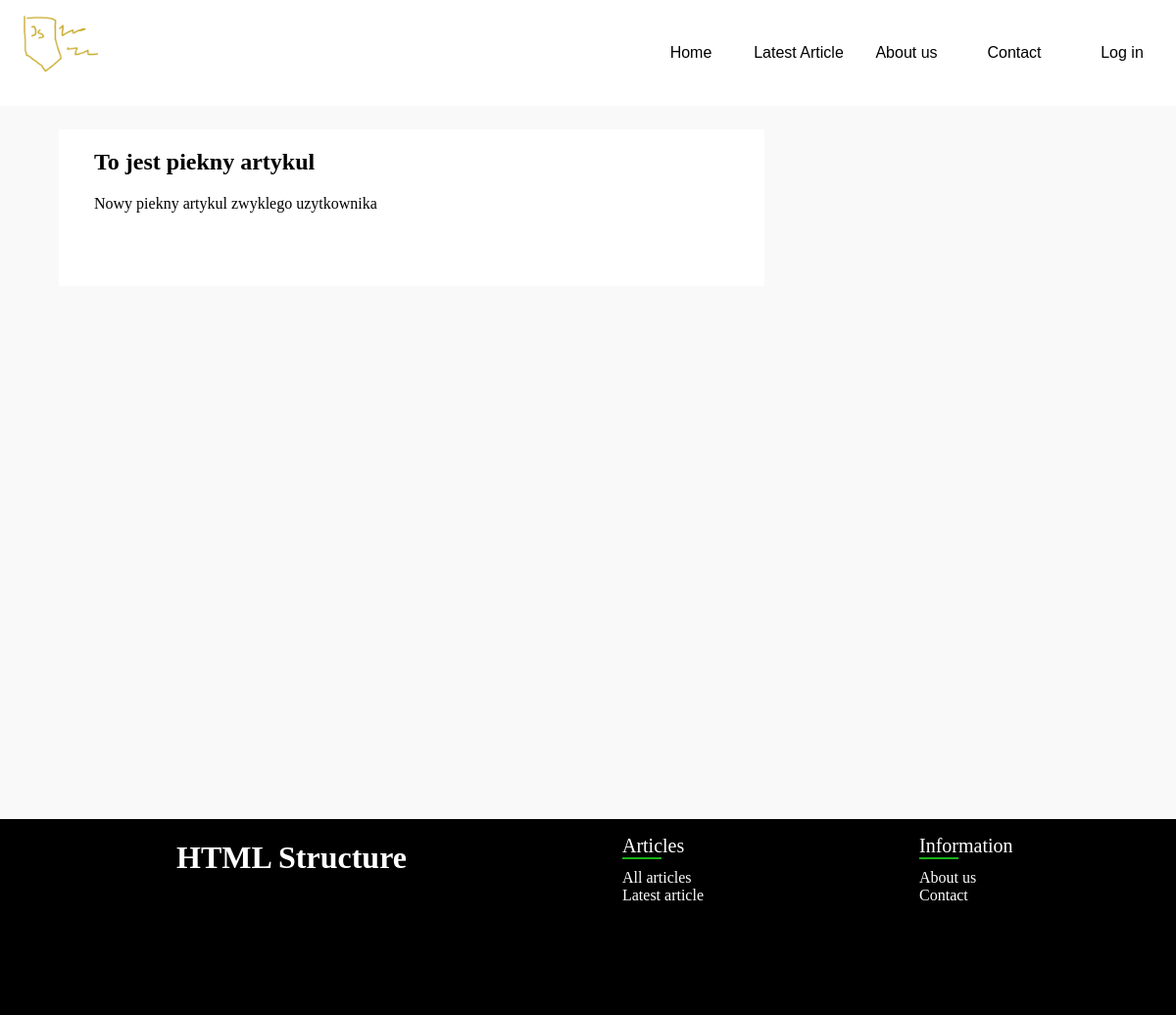
The page /article.php on the database as committed earlier.
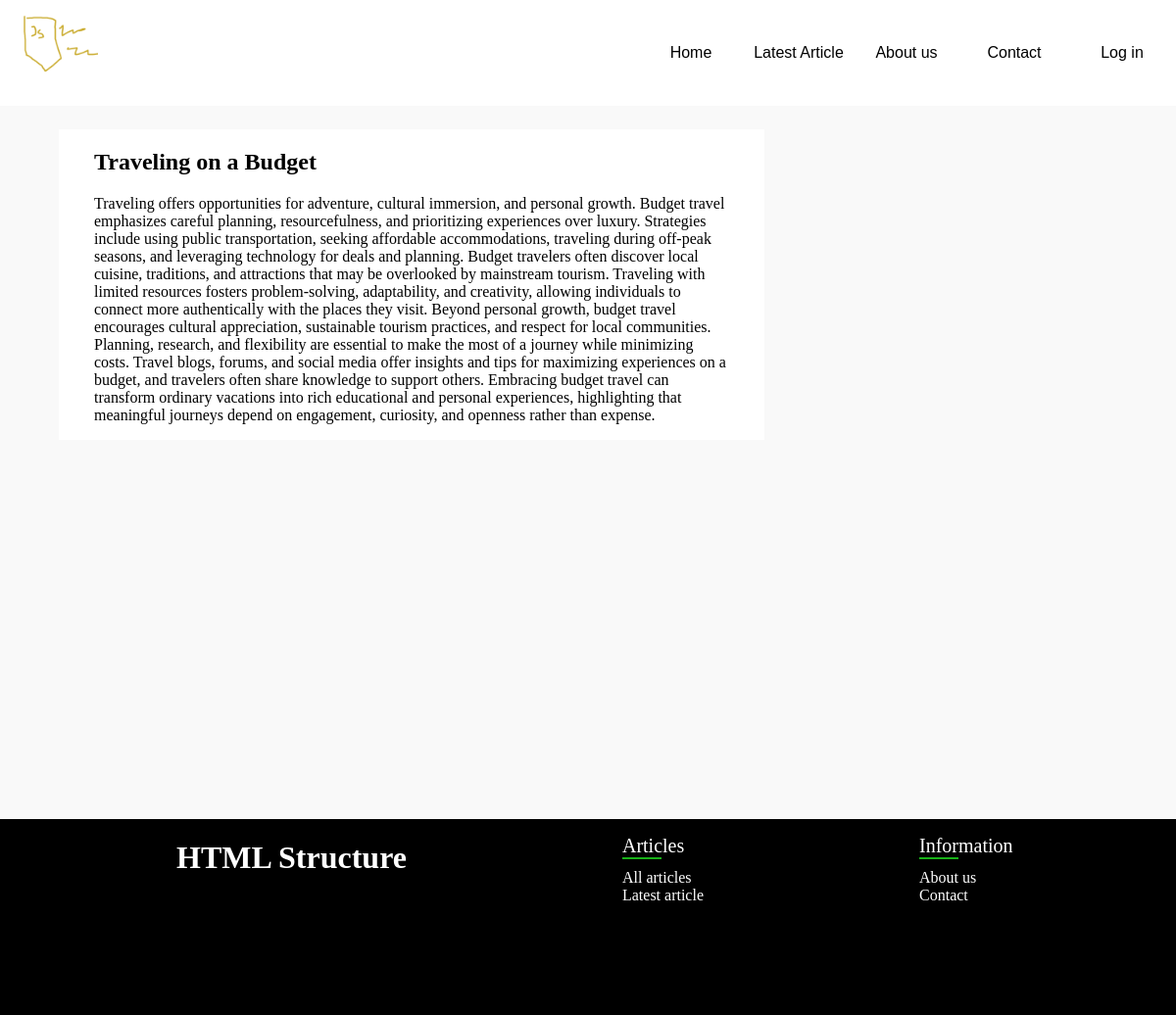
The same page on the database as committed later.
### tables this page shows
CREATE TABLE `articles` (
  `id` int(11) NOT NULL,
  `title` text DEFAULT NULL,
  `article` text DEFAULT NULL,
  `ownerID` int(11) DEFAULT NULL
);

### article.php (the view, shortened to what this page needs)
<?php
require("php/functions.php");
if(isset($_GET['id'])){
    $id = $_GET['id'];
    $query = $con->prepare("SELECT * FROM articles WHERE id = ?");
    $query->bind_param("i", $id);
    $query->execute();
    $articleResult = $query->get_result();
    if($articleResult){
        $articleData = $articleResult->fetch_assoc();
    }
}
else{
    $articleData = $con->query("SELECT * FROM articles ORDER BY id DESC LIMIT 1")->fetch_assoc();
}
?>
<!DOCTYPE html>
<html lang="en">
<head>
    <link rel="stylesheet" href="style.css">
</head>
<body>
    <div class="container">
        <main class="article">
             <article>
                <?php
                if(isset($articleData)){
                    echo '<h2>'.$articleData['title'].'</h2>
                    <p>'.$articleData['article'].'</p>';
                }
                else{
                    echo '<h2>Article not found</h2>
                    <p>The article you are looking for does not exist.</p>';
}
                ?>
            </article>
        </main>
    </div>
</body>
</html>

Rows that differ between the two databases and show on the page:
no longer on this page (row unchanged): articles: title "To jest piekny artykul", article "Nowy piekny artykul zwyklego uzytkownika"
added articles: title "Traveling on a Budget", article "Traveling offers opportunities for adventure, cultural immersion, and personal growth. Budget travel emphasizes careful planning, resourcefulness, and prioritizing experiences over luxury. Strategies include using public transportation, seeking affordable accommodations, traveling during off-peak seasons, and leveraging technology for deals and planning. Budget travelers often discover local cuisine, traditions, and attractions that may be overlooked by mainstream tourism. Traveling with limited resources fosters problem-solving, adaptability, and creativity, allowing individuals to connect more authentically with the places they visit. Beyond personal growth, budget travel encourages…"
